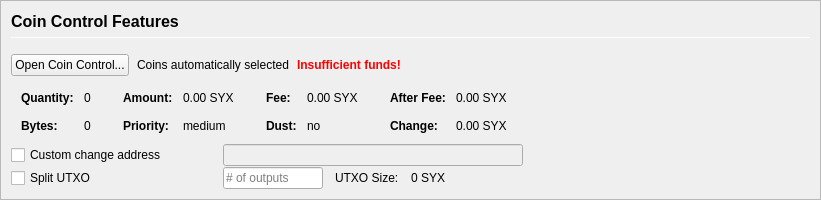
         <widget class="QFrame" name="frameCoinControl">
          <property name="sizePolicy">
           <sizepolicy hsizetype="Expanding" vsizetype="Expanding">
            <horstretch>0</horstretch>
            <verstretch>0</verstretch>
           </sizepolicy>
          </property>
          <property name="maximumSize">
           <size>
            <width>16777215</width>
            <height>16777215</height>
           </size>
          </property>
          <property name="frameShape">
           <enum>QFrame::StyledPanel</enum>
          </property>
          <property name="frameShadow">
           <enum>QFrame::Sunken</enum>
          </property>
          <layout class="QVBoxLayout" name="verticalLayoutCoinControl2">
           <property name="spacing">
            <number>0</number>
           </property>
           <property name="leftMargin">
            <number>0</number>
           </property>
           <property name="topMargin">
            <number>0</number>
           </property>
           <property name="rightMargin">
            <number>0</number>
           </property>
           <property name="bottomMargin">
            <number>0</number>
           </property>
           <item>
            <widget class="QFrame" name="frameCoinControl_BG">
             <layout class="QVBoxLayout" name="verticalLayoutCoinControl" stretch="0,0,0,0,0,0">
              <property name="spacing">
               <number>1</number>
              </property>
              <property name="leftMargin">
               <number>10</number>
              </property>
              <property name="topMargin">
               <number>10</number>
              </property>
              <item>
               <layout class="QHBoxLayout" name="horizontalLayoutCoinControl1">
                <property name="bottomMargin">
                 <number>15</number>
                </property>
                <item>
                 <layout class="QVBoxLayout" name="verticalLayout_3">
                  <property name="spacing">
                   <number>6</number>
                  </property>
                  <item>
                   <widget class="QLabel" name="labelCoinControlFeatures">
                    <property name="sizePolicy">
                     <sizepolicy hsizetype="Preferred" vsizetype="Maximum">
                      <horstretch>0</horstretch>
                      <verstretch>0</verstretch>
                     </sizepolicy>
                    </property>
                    <property name="minimumSize">
                     <size>
                      <width>0</width>
                      <height>20</height>
                     </size>
                    </property>
                    <property name="font">
                     <font>
                      <pointsize>12</pointsize>
                      <weight>75</weight>
                      <bold>true</bold>
                     </font>
                    </property>
                    <property name="styleSheet">
                     <string notr="true">font-weight:bold;</string>
                    </property>
                    <property name="text">
                     <string>Coin Control Features</string>
                    </property>
                   </widget>
                  </item>
                  <item>
                   <widget class="Line" name="line">
                    <property name="minimumSize">
                     <size>
                      <width>0</width>
                      <height>1</height>
                     </size>
                    </property>
                    <property name="maximumSize">
                     <size>
                      <width>16777215</width>
                      <height>1</height>
                     </size>
                    </property>
                    <property name="orientation">
                     <enum>Qt::Horizontal</enum>
                    </property>
                   </widget>
                  </item>
                 </layout>
                </item>
               </layout>
              </item>
              <item>
               <layout class="QHBoxLayout" name="horizontalLayoutCoinControl2" stretch="0,0,0,0">
                <property name="spacing">
                 <number>8</number>
                </property>
                <property name="bottomMargin">
                 <number>10</number>
                </property>
                <item>
                 <widget class="QPushButton" name="pushButtonCoinControl">
                  <property name="styleSheet">
                   <string notr="true"/>
                  </property>
                  <property name="text">
                   <string>Open Coin Control...</string>
                  </property>
                  <property name="autoDefault">
                   <bool>false</bool>
                  </property>
                 </widget>
                </item>
                <item>
                 <widget class="QLabel" name="labelCoinControlAutomaticallySelected">
                  <property name="text">
                   <string>Coins automatically selected</string>
                  </property>
                  <property name="margin">
                   <number>5</number>
                  </property>
                 </widget>
                </item>
                <item>
                 <widget class="QLabel" name="labelCoinControlInsuffFunds">
                  <property name="font">
                   <font>
                    <weight>75</weight>
                    <bold>true</bold>
                   </font>
                  </property>
                  <property name="styleSheet">
                   <string notr="true">color:red;font-weight:bold;</string>
                  </property>
                  <property name="text">
                   <string>Insufficient funds!</string>
                  </property>
                  <property name="margin">
                   <number>5</number>
                  </property>
                 </widget>
                </item>
                <item>
                 <spacer name="horizontalSpacerCoinControl">
                  <property name="orientation">
                   <enum>Qt::Horizontal</enum>
                  </property>
                  <property name="sizeHint" stdset="0">
                   <size>
                    <width>40</width>
                    <height>1</height>
                   </size>
                  </property>
                 </spacer>
                </item>
               </layout>
              </item>
              <item>
               <widget class="QWidget" name="widgetCoinControl" native="true">
                <property name="sizePolicy">
                 <sizepolicy hsizetype="Preferred" vsizetype="Preferred">
                  <horstretch>0</horstretch>
                  <verstretch>0</verstretch>
                 </sizepolicy>
                </property>
                <property name="minimumSize">
                 <size>
                  <width>0</width>
                  <height>0</height>
                 </size>
                </property>
                <property name="styleSheet">
                 <string notr="true"/>
                </property>
                <layout class="QHBoxLayout" name="horizontalLayoutCoinControl5">
                 <property name="leftMargin">
                  <number>0</number>
                 </property>
                 <property name="topMargin">
                  <number>0</number>
                 </property>
                 <property name="rightMargin">
                  <number>0</number>
                 </property>
                 <property name="bottomMargin">
                  <number>0</number>
                 </property>
                 <item>
                  <layout class="QHBoxLayout" name="horizontalLayoutCoinControl3" stretch="0,0,0,1">
                   <property name="spacing">
                    <number>20</number>
                   </property>
                   <property name="topMargin">
                    <number>0</number>
                   </property>
                   <property name="bottomMargin">
                    <number>10</number>
                   </property>
                   <item>
                    <layout class="QFormLayout" name="formLayoutCoinControl1">
                     <property name="horizontalSpacing">
                      <number>10</number>
                     </property>
                     <property name="verticalSpacing">
                      <number>14</number>
                     </property>
                     <property name="leftMargin">
                      <number>10</number>
                     </property>
                     <property name="topMargin">
                      <number>4</number>
                     </property>
                     <property name="rightMargin">
                      <number>6</number>
                     </property>
                     <item row="0" column="0">
                      <widget class="QLabel" name="labelCoinControlQuantityText">
                       <property name="font">
                        <font>
                         <weight>75</weight>
                         <bold>true</bold>
                        </font>
                       </property>
                       <property name="text">
                        <string>Quantity:</string>
                       </property>
                       <property name="margin">
                        <number>0</number>
                       </property>
                      </widget>
                     </item>
                     <item row="0" column="1">
                      <widget class="QLabel" name="labelCoinControlQuantity">
                       <property name="cursor">
                        <cursorShape>IBeamCursor</cursorShape>
                       </property>
                       <property name="contextMenuPolicy">
                        <enum>Qt::ActionsContextMenu</enum>
                       </property>
                       <property name="text">
                        <string notr="true">0</string>
                       </property>
                       <property name="margin">
                        <number>0</number>
                       </property>
                       <property name="textInteractionFlags">
                        <set>Qt::LinksAccessibleByMouse|Qt::TextSelectableByKeyboard|Qt::TextSelectableByMouse</set>
                       </property>
                      </widget>
                     </item>
                     <item row="1" column="0">
                      <widget class="QLabel" name="labelCoinControlBytesText">
                       <property name="font">
                        <font>
                         <weight>75</weight>
                         <bold>true</bold>
                        </font>
                       </property>
                       <property name="text">
                        <string>Bytes:</string>
                       </property>
                      </widget>
                     </item>
                     <item row="1" column="1">
                      <widget class="QLabel" name="labelCoinControlBytes">
                       <property name="cursor">
                        <cursorShape>IBeamCursor</cursorShape>
                       </property>
                       <property name="contextMenuPolicy">
                        <enum>Qt::ActionsContextMenu</enum>
                       </property>
                       <property name="text">
                        <string notr="true">0</string>
                       </property>
                       <property name="textInteractionFlags">
                        <set>Qt::LinksAccessibleByMouse|Qt::TextSelectableByKeyboard|Qt::TextSelectableByMouse</set>
                       </property>
                      </widget>
                     </item>
                    </layout>
                   </item>
                   <item>
                    <layout class="QFormLayout" name="formLayoutCoinControl2">
                     <property name="horizontalSpacing">
                      <number>10</number>
                     </property>
                     <property name="verticalSpacing">
                      <number>14</number>
                     </property>
                     <property name="leftMargin">
                      <number>6</number>
                     </property>
                     <property name="topMargin">
                      <number>4</number>
                     </property>
                     <property name="rightMargin">
                      <number>6</number>
                     </property>
                     <item row="0" column="0">
                      <widget class="QLabel" name="labelCoinControlAmountText">
                       <property name="font">
                        <font>
                         <weight>75</weight>
                         <bold>true</bold>
                        </font>
                       </property>
                       <property name="text">
                        <string>Amount:</string>
                       </property>
                       <property name="margin">
                        <number>0</number>
                       </property>
                      </widget>
                     </item>
                     <item row="0" column="1">
                      <widget class="QLabel" name="labelCoinControlAmount">
                       <property name="cursor">
                        <cursorShape>IBeamCursor</cursorShape>
                       </property>
                       <property name="contextMenuPolicy">
                        <enum>Qt::ActionsContextMenu</enum>
                       </property>
                       <property name="text">
                        <string notr="true">0.00 SYX</string>
                       </property>
                       <property name="textInteractionFlags">
                        <set>Qt::LinksAccessibleByMouse|Qt::TextSelectableByKeyboard|Qt::TextSelectableByMouse</set>
                       </property>
                      </widget>
                     </item>
                     <item row="1" column="0">
                      <widget class="QLabel" name="labelCoinControlPriorityText">
                       <property name="font">
                        <font>
                         <weight>75</weight>
                         <bold>true</bold>
                        </font>
                       </property>
                       <property name="text">
                        <string>Priority:</string>
                       </property>
                      </widget>
                     </item>
                     <item row="1" column="1">
                      <widget class="QLabel" name="labelCoinControlPriority">
                       <property name="cursor">
                        <cursorShape>IBeamCursor</cursorShape>
                       </property>
                       <property name="contextMenuPolicy">
                        <enum>Qt::ActionsContextMenu</enum>
                       </property>
                       <property name="text">
                        <string>medium</string>
                       </property>
                       <property name="textInteractionFlags">
                        <set>Qt::LinksAccessibleByMouse|Qt::TextSelectableByKeyboard|Qt::TextSelectableByMouse</set>
                       </property>
                      </widget>
                     </item>
                    </layout>
                   </item>
                   <item>
                    <layout class="QFormLayout" name="formLayoutCoinControl3">
                     <property name="horizontalSpacing">
                      <number>10</number>
                     </property>
                     <property name="verticalSpacing">
                      <number>14</number>
                     </property>
                     <property name="leftMargin">
                      <number>6</number>
                     </property>
                     <property name="topMargin">
                      <number>4</number>
                     </property>
                     <property name="rightMargin">
                      <number>6</number>
                     </property>
                     <item row="0" column="0">
                      <widget class="QLabel" name="labelCoinControlFeeText">
                       <property name="font">
                        <font>
                         <weight>75</weight>
                         <bold>true</bold>
                        </font>
                       </property>
                       <property name="text">
                        <string>Fee:</string>
                       </property>
                       <property name="margin">
                        <number>0</number>
                       </property>
                      </widget>
                     </item>
                     <item row="0" column="1">
                      <widget class="QLabel" name="labelCoinControlFee">
                       <property name="cursor">
                        <cursorShape>IBeamCursor</cursorShape>
                       </property>
                       <property name="contextMenuPolicy">
                        <enum>Qt::ActionsContextMenu</enum>
                       </property>
                       <property name="text">
                        <string notr="true">0.00 SYX</string>
                       </property>
                       <property name="textInteractionFlags">
                        <set>Qt::LinksAccessibleByMouse|Qt::TextSelectableByKeyboard|Qt::TextSelectableByMouse</set>
                       </property>
                      </widget>
                     </item>
                     <item row="1" column="0">
                      <widget class="QLabel" name="labelCoinControlLowOutputText">
                       <property name="font">
                        <font>
                         <weight>75</weight>
                         <bold>true</bold>
                        </font>
                       </property>
                       <property name="text">
                        <string>Dust:</string>
                       </property>
                      </widget>
                     </item>
                     <item row="1" column="1">
                      <widget class="QLabel" name="labelCoinControlLowOutput">
                       <property name="cursor">
                        <cursorShape>IBeamCursor</cursorShape>
                       </property>
                       <property name="contextMenuPolicy">
                        <enum>Qt::ActionsContextMenu</enum>
                       </property>
                       <property name="text">
                        <string>no</string>
                       </property>
                       <property name="textInteractionFlags">
                        <set>Qt::LinksAccessibleByMouse|Qt::TextSelectableByKeyboard|Qt::TextSelectableByMouse</set>
                       </property>
                      </widget>
                     </item>
                    </layout>
                   </item>
                   <item>
                    <layout class="QFormLayout" name="formLayoutCoinControl4">
                     <property name="horizontalSpacing">
                      <number>10</number>
                     </property>
                     <property name="verticalSpacing">
                      <number>14</number>
                     </property>
                     <property name="leftMargin">
                      <number>6</number>
                     </property>
                     <property name="topMargin">
                      <number>4</number>
                     </property>
                     <property name="rightMargin">
                      <number>6</number>
                     </property>
                     <item row="0" column="0">
                      <widget class="QLabel" name="labelCoinControlAfterFeeText">
                       <property name="font">
                        <font>
                         <weight>75</weight>
                         <bold>true</bold>
                        </font>
                       </property>
                       <property name="text">
                        <string>After Fee:</string>
                       </property>
                       <property name="margin">
                        <number>0</number>
                       </property>
                      </widget>
                     </item>
                     <item row="0" column="1">
                      <widget class="QLabel" name="labelCoinControlAfterFee">
                       <property name="cursor">
                        <cursorShape>IBeamCursor</cursorShape>
                       </property>
                       <property name="contextMenuPolicy">
                        <enum>Qt::ActionsContextMenu</enum>
                       </property>
                       <property name="text">
                        <string notr="true">0.00 SYX</string>
                       </property>
                       <property name="textInteractionFlags">
                        <set>Qt::LinksAccessibleByMouse|Qt::TextSelectableByKeyboard|Qt::TextSelectableByMouse</set>
                       </property>
                      </widget>
                     </item>
                     <item row="1" column="0">
                      <widget class="QLabel" name="labelCoinControlChangeText">
                       <property name="font">
                        <font>
                         <weight>75</weight>
                         <bold>true</bold>
                        </font>
                       </property>
                       <property name="text">
                        <string>Change:</string>
                       </property>
                      </widget>
                     </item>
                     <item row="1" column="1">
                      <widget class="QLabel" name="labelCoinControlChange">
                       <property name="cursor">
                        <cursorShape>IBeamCursor</cursorShape>
                       </property>
                       <property name="contextMenuPolicy">
                        <enum>Qt::ActionsContextMenu</enum>
                       </property>
                       <property name="text">
                        <string notr="true">0.00 SYX</string>
                       </property>
                       <property name="textInteractionFlags">
                        <set>Qt::LinksAccessibleByMouse|Qt::TextSelectableByKeyboard|Qt::TextSelectableByMouse</set>
                       </property>
                      </widget>
                     </item>
                    </layout>
                   </item>
                  </layout>
                 </item>
                </layout>
               </widget>
              </item>
              <item>
               <layout class="QHBoxLayout" name="horizontalLayoutCoinControl4">
                <property name="spacing">
                 <number>12</number>
                </property>
                <property name="sizeConstraint">
                 <enum>QLayout::SetDefaultConstraint</enum>
                </property>
                <property name="topMargin">
                 <number>0</number>
                </property>
                <property name="rightMargin">
                 <number>0</number>
                </property>
                <item>
                 <widget class="QCheckBox" name="checkBoxCoinControlChange">
                  <property name="sizePolicy">
                   <sizepolicy hsizetype="Preferred" vsizetype="Preferred">
                    <horstretch>0</horstretch>
                    <verstretch>0</verstretch>
                   </sizepolicy>
                  </property>
                  <property name="minimumSize">
                   <size>
                    <width>200</width>
                    <height>0</height>
                   </size>
                  </property>
                  <property name="maximumSize">
                   <size>
                    <width>200</width>
                    <height>16777215</height>
                   </size>
                  </property>
                  <property name="toolTip">
                   <string>If this is activated, but the change address is empty or invalid, change will be sent to a newly generated address.</string>
                  </property>
                  <property name="text">
                   <string>Custom change address</string>
                  </property>
                 </widget>
                </item>
                <item>
                 <widget class="QValidatedLineEdit" name="lineEditCoinControlChange">
                  <property name="enabled">
                   <bool>false</bool>
                  </property>
                  <property name="sizePolicy">
                   <sizepolicy hsizetype="Preferred" vsizetype="Preferred">
                    <horstretch>0</horstretch>
                    <verstretch>0</verstretch>
                   </sizepolicy>
                  </property>
                  <property name="minimumSize">
                   <size>
                    <width>300</width>
                    <height>0</height>
                   </size>
                  </property>
                 </widget>
                </item>
                <item>
                 <widget class="QLabel" name="labelCoinControlChangeLabel">
                  <property name="sizePolicy">
                   <sizepolicy hsizetype="Preferred" vsizetype="Preferred">
                    <horstretch>0</horstretch>
                    <verstretch>0</verstretch>
                   </sizepolicy>
                  </property>
                  <property name="minimumSize">
                   <size>
                    <width>100</width>
                    <height>0</height>
                   </size>
                  </property>
                  <property name="text">
                   <string/>
                  </property>
                  <property name="margin">
                   <number>3</number>
                  </property>
                 </widget>
                </item>
               </layout>
              </item>
              <item>
               <layout class="QHBoxLayout" name="horizontalLayoutCoinControl6">
                <property name="spacing">
                 <number>12</number>
                </property>
                <property name="rightMargin">
                 <number>0</number>
                </property>
                <item>
                 <widget class="QCheckBox" name="splitBlockCheckBox">
                  <property name="sizePolicy">
                   <sizepolicy hsizetype="Preferred" vsizetype="Preferred">
                    <horstretch>0</horstretch>
                    <verstretch>0</verstretch>
                   </sizepolicy>
                  </property>
                  <property name="minimumSize">
                   <size>
                    <width>200</width>
                    <height>0</height>
                   </size>
                  </property>
                  <property name="maximumSize">
                   <size>
                    <width>200</width>
                    <height>16777215</height>
                   </size>
                  </property>
                  <property name="text">
                   <string>Split UTXO</string>
                  </property>
                 </widget>
                </item>
                <item>
                 <widget class="QLineEdit" name="splitBlockLineEdit">
                  <property name="sizePolicy">
                   <sizepolicy hsizetype="Preferred" vsizetype="Preferred">
                    <horstretch>50</horstretch>
                    <verstretch>0</verstretch>
                   </sizepolicy>
                  </property>
                  <property name="minimumSize">
                   <size>
                    <width>100</width>
                    <height>0</height>
                   </size>
                  </property>
                  <property name="maximumSize">
                   <size>
                    <width>100</width>
                    <height>16777215</height>
                   </size>
                  </property>
                  <property name="placeholderText">
                   <string># of outputs</string>
                  </property>
                 </widget>
                </item>
                <item>
                 <widget class="QLabel" name="labelBlockSizeText">
                  <property name="text">
                   <string>UTXO Size:</string>
                  </property>
                 </widget>
                </item>
                <item>
                 <widget class="QLabel" name="labelBlockSize">
                  <property name="text">
                   <string>0 SYX</string>
                  </property>
                 </widget>
                </item>
                <item>
                 <spacer name="horizontalSpacer_7">
                  <property name="orientation">
                   <enum>Qt::Horizontal</enum>
                  </property>
                  <property name="sizeHint" stdset="0">
                   <size>
                    <width>40</width>
                    <height>20</height>
                   </size>
                  </property>
                 </spacer>
                </item>
               </layout>
              </item>
              <item>
               <spacer name="verticalSpacerCoinControl">
                <property name="orientation">
                 <enum>Qt::Vertical</enum>
                </property>
                <property name="sizeHint" stdset="0">
                 <size>
                  <width>800</width>
                  <height>1</height>
                 </size>
                </property>
               </spacer>
              </item>
             </layout>
            </widget>
           </item>
          </layout>
         </widget>
